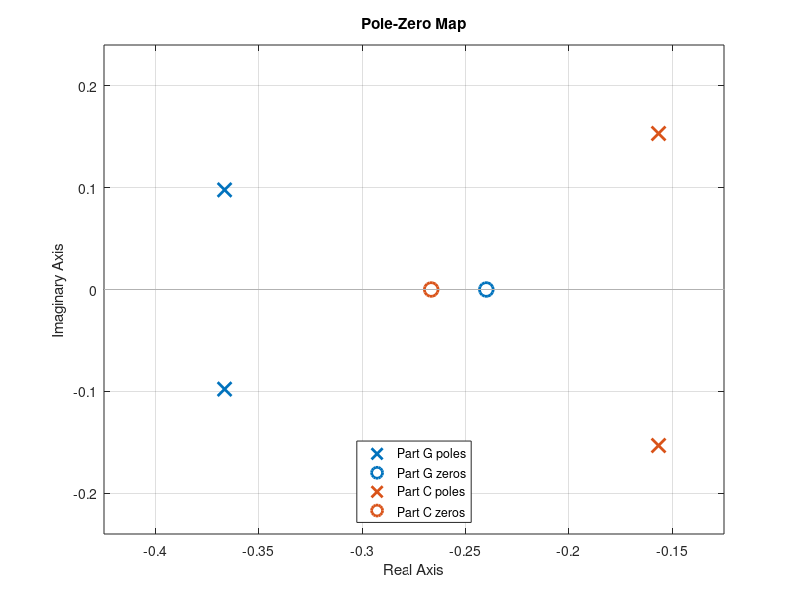

This figure's MATLAB source:
if exist('OCTAVE_VERSION', 'builtin')
    pkg load control;
end

num_1 = [9 2.16];
den_1 = [15 11 2.16];

sys_1 = tf(num_1, den_1);

pole_1 = pole(sys_1)
zero_1 = zero(sys_1)

num_2 = [2.7 0.72];
den_2 = [15 4.7 0.72];

sys_2 = tf(num_2, den_2);

pole_2 = pole(sys_2)
zero_2 = zero(sys_2)

pzmap(sys_1, sys_2)
legend('Part G poles', 'Part G zeros', 'Part C poles', 'Part C zeros', 'location', 'south')
grid on
